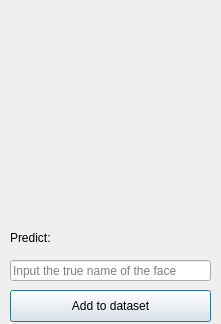
<?xml version="1.0" encoding="UTF-8"?>
<ui version="4.0">
 <class>Dialog</class>
 <widget class="QDialog" name="Dialog">
  <property name="geometry">
   <rect>
    <x>0</x>
    <y>0</y>
    <width>221</width>
    <height>324</height>
   </rect>
  </property>
  <property name="windowTitle">
   <string>Dialog</string>
  </property>
  <widget class="QLabel" name="label">
   <property name="geometry">
    <rect>
     <x>10</x>
     <y>10</y>
     <width>200</width>
     <height>200</height>
    </rect>
   </property>
   <property name="text">
    <string/>
   </property>
  </widget>
  <widget class="QLabel" name="predictLabel">
   <property name="geometry">
    <rect>
     <x>10</x>
     <y>230</y>
     <width>60</width>
     <height>16</height>
    </rect>
   </property>
   <property name="text">
    <string>Predict:</string>
   </property>
  </widget>
  <widget class="QLineEdit" name="markEdit">
   <property name="geometry">
    <rect>
     <x>10</x>
     <y>260</y>
     <width>201</width>
     <height>21</height>
    </rect>
   </property>
   <property name="placeholderText">
    <string>Input the true name of the face</string>
   </property>
  </widget>
  <widget class="QPushButton" name="addButton">
   <property name="geometry">
    <rect>
     <x>10</x>
     <y>290</y>
     <width>201</width>
     <height>32</height>
    </rect>
   </property>
   <property name="text">
    <string>Add to dataset</string>
   </property>
  </widget>
 </widget>
 <resources/>
 <connections/>
</ui>
